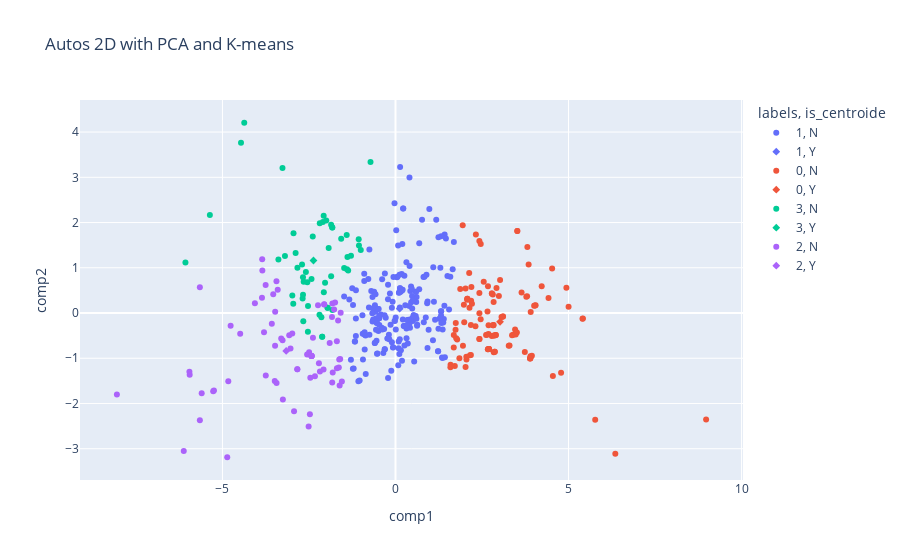

Notebook code cell kept with this figure:
### Code cell
df_2d_centroide = pd.DataFrame(data=pca.transform(kmeans.cluster_centers_), columns=["comp1","comp2"])
df_2d_centroide["is_centroide"] = "Y"
df_2d_centroide["labels"] = [str(i) for i in range(4)]
df_2d["is_centroide"] = "N"
df_2d_w_c = pd.concat((df_2d,df_2d_centroide), axis=0)

fig = px.scatter(df_2d_w_c, x="comp1", y="comp2", 
                 color="labels", custom_data=['Make', 'Model'],
                 symbol="is_centroide",
                 title="Autos 2D with PCA and K-means"
                )
fig.update_traces( hovertemplate='Comp1: %{x} <br>Comp2: %{y} <br>Brand: %{customdata[0]}-%{customdata[1]}')

### Figure 1 — Plotly figure (JSON) as saved in the notebook; plotly's stock layout.template omitted (floating-point values rounded to 4 significant figures; data arrays with more than 128 entries replaced by an {"elided": "..."} marker saying what was removed)
{"data": [{"customdata": {"elided": "196x2 str values"}, "hovertemplate": "Comp1: %{x} <br>Comp2: %{y} <br>Brand: %{customdata[0]}-%{customdata[1]}", "legendgroup": "1, N", "marker": {"color": "#636efa", "symbol": "circle"}, "mode": "markers", "name": "1, N", "orientation": "v", "showlegend": true, "type": "scatter", "x": {"elided": "196 float values"}, "xaxis": "x", "y": {"elided": "196 float values"}, "yaxis": "y"}, {"customdata": [[null, null]], "hovertemplate": "Comp1: %{x} <br>Comp2: %{y} <br>Brand: %{customdata[0]}-%{customdata[1]}", "legendgroup": "1, Y", "marker": {"color": "#636efa", "symbol": "diamond"}, "mode": "markers", "name": "1, Y", "orientation": "v", "showlegend": true, "type": "scatter", "x": [0.1202], "xaxis": "x", "y": [0.0965], "yaxis": "y"}, {"customdata": {"elided": "108x2 str values"}, "hovertemplate": "Comp1: %{x} <br>Comp2: %{y} <br>Brand: %{customdata[0]}-%{customdata[1]}", "legendgroup": "0, N", "marker": {"color": "#EF553B", "symbol": "circle"}, "mode": "markers", "name": "0, N", "orientation": "v", "showlegend": true, "type": "scatter", "x": [2.424, 1.986, 1.735, 2.463, 2.323, 3.907, 4.225, 2.869, 2.839, 2.869, 2.051, 2.077, 2.075, 3.295, 3.272, 3.104, 3.456, 3.107, 3.064, 2.193, 1.592, 2.839, 5.771, 8.975, 3.941, 4.548, 3.9, 2.179, 2.152, 3.737, 2.812, 1.942, 4.049, 4.031, 4.006, 2.899, 2.899, 2.867, 1.684, 3.802, 3.643, 2.836, 2.823, 2.817, 3.78, 4.526, 3.81, 1.976, 2.783, 2.311, 1.949, 3.52, 3.52, 2.425, 2.185, 1.587, 1.742, 2.424, 2.688, 2.618, 2.643, 2.179, 3.403, 3.368, 2.07, 2.047, 2.425, 2.425, 3.474, 2.7, 2.7, 2.7, 2.67, 2.67, 2.025, 4.938, 4.422, 2.025, 1.871, 2.785, 2.785, 2.689, 2.461, 2.549, 6.352, 2.129, 3.9, 3.889, 3.889, 5.415, 5.001, 5.404, 1.847, 1.714, 2.836, 3.847, 1.685, 3.507, 2.987, 2.673, 4.785, 3.022, 2.918, 1.782, 2.658, 1.755, 2.209, 2.138], "xaxis": "x", "y": [0.4416, -0.2026, -0.3722, 1.527, 1.737, 0.02143, 0.5931, -0.8569, -0.8652, -0.8569, -1.026, 0.3157, 0.3151, -0.717, -0.7233, -0.07911, -0.3644, -0.07827, -0.09025, 0.5753, -1.141, -0.4979, -2.357, -2.353, -0.9453, -1.391, -0.9567, -0.9282, -0.9357, -0.8602, 0.4098, 1.938, 0.1703, 0.1654, 0.1585, -0.4867, -0.4867, -0.4956, -0.7643, 0.3681, 0.4508, -0.2645, -0.2681, -0.2696, 0.3619, 0.9825, 1.457, 0.1822, -0.509, -0.2933, -0.7213, 1.814, 1.814, -0.002945, 0.2699, -1.201, -0.2213, 1.594, -0.4666, -0.4862, -0.479, -0.2648, -0.483, -0.4926, 0.2907, -0.9645, -0.572, -0.572, -0.4723, -0.7946, -0.7946, -0.7946, -0.803, -0.803, -1.194, 0.5569, 0.3343, 0.5415, 0.5313, 0.4305, 0.4305, -0.268, -0.1373, 0.6899, -3.109, 0.8856, -1.002, -1.005, -1.005, -0.1221, 0.1368, -0.125, -0.9981, -1.173, 0.2408, 1.074, -0.4877, -0.4286, 0.3768, 0.5937, -1.323, 0.728, 0.5557, -0.5829, 0.03449, -0.556, 0.2065, 0.1175], "yaxis": "y"}, {"customdata": [[null, null]], "hovertemplate": "Comp1: %{x} <br>Comp2: %{y} <br>Brand: %{customdata[0]}-%{customdata[1]}", "legendgroup": "0, Y", "marker": {"color": "#EF553B", "symbol": "diamond"}, "mode": "markers", "name": "0, Y", "orientation": "v", "showlegend": true, "type": "scatter", "x": [3.021], "xaxis": "x", "y": [-0.1937], "yaxis": "y"}, {"customdata": [["Audi", "A6 4.2 Quattro 4dr"], ["Audi", "S4 Quattro 4dr"], ["Audi", "RS 6 4dr"], ["Audi", "S4 Avant Quattro"], ["BMW", "X5 4.4i"], ["BMW", "545iA 4dr"], ["BMW", "745i 4dr"], ["BMW", "M3 convertible 2dr"], ["Cadillac", "SRX V8"], ["Cadillac", "Deville DTS 4dr"], ["Cadillac", "Seville SLS 4dr"], ["Cadillac", "XLR convertible 2dr"], ["Chevrolet", "Corvette 2dr"], ["Chevrolet", "Corvette convertible 2dr"], ["Dodge", "Viper SRT-10 convertible 2dr"], ["Ford", "Mustang GT Premium convertible 2dr"], ["Ford", "Thunderbird Deluxe convert w/hardtop 2d"], ["Infiniti", "M45 4dr"], ["Infiniti", "Q45 Luxury 4dr"], ["Infiniti", "FX45"], ["Jaguar", "S-Type 4.2 4dr"], ["Jaguar", "S-Type R 4dr"], ["Jaguar", "Vanden Plas 4dr"], ["Jaguar", "XJ8 4dr"], ["Jaguar", "XJR 4dr"], ["Jaguar", "XK8 coupe 2dr"], ["Jaguar", "XK8 convertible 2dr"], ["Jaguar", "XKR coupe 2dr"], ["Jaguar", "XKR convertible 2dr"], ["Land Rover", "Discovery SE"], ["Lexus", "GX 470"], ["Lexus", "GS 430 4dr"], ["Lexus", "LS 430 4dr"], ["Lexus", "SC 430 convertible 2dr"], ["Lincoln", "LS V8 Sport 4dr"], ["Lincoln", "LS V8 Ultimate 4dr"], ["Mercedes-Benz", "ML500"], ["Mercedes-Benz", "C32 AMG 4dr"], ["Mercedes-Benz", "CL500 2dr"], ["Mercedes-Benz", "CL600 2dr"], ["Mercedes-Benz", "CLK500 coupe 2dr (convertible)"], ["Mercedes-Benz", "E500 4dr"], ["Mercedes-Benz", "SL500 convertible 2dr"], ["Mercedes-Benz", "SL55 AMG 2dr"], ["Mercedes-Benz", "SL600 convertible 2dr"], ["Mercedes-Benz", "E500"], ["Pontiac", "Bonneville GXP 4dr"], ["Pontiac", "GTO 2dr"], ["Porsche", "Cayenne S"], ["Porsche", "911 GT2 2dr"], ["Volkswagen", "Passat W8 4MOTION 4dr"], ["Volkswagen", "Phaeton W12 4dr"], ["Volkswagen", "Passat W8"]], "hovertemplate": "Comp1: %{x} <br>Comp2: %{y} <br>Brand: %{customdata[0]}-%{customdata[1]}", "legendgroup": "3, N", "marker": {"color": "#00cc96", "symbol": "circle"}, "mode": "markers", "name": "3, N", "orientation": "v", "showlegend": true, "type": "scatter", "x": [-2.035, -2.075, -2.947, -2.0, -2.7, -2.071, -2.664, -1.003, -2.981, -2.531, -2.141, -1.569, -1.826, -1.827, -4.37, -1.055, -1.483, -2.426, -2.672, -2.833, -1.823, -2.673, -2.118, -2.118, -2.954, -1.286, -1.388, -2.098, -2.188, -2.391, -2.653, -1.859, -2.196, -1.41, -1.963, -1.963, -3.194, -1.063, -2.684, -5.363, -1.931, -2.589, -1.859, -3.265, -4.464, -2.548, -2.527, -2.886, -3.383, -0.7215, -1.368, -6.069, -1.403], "xaxis": "x", "y": [0.6716, 2.149, 1.764, 2.043, 1.073, 0.4582, -0.1816, 1.394, 0.3854, -0.4157, -0.09576, 1.641, 1.891, 1.89, 4.206, 1.494, 0.994, 0.7521, 0.4052, 1.002, 0.06768, 0.7928, -0.5236, -0.5236, 0.2053, 1.267, 1.239, 2.01, 1.985, 1.693, 0.6929, 0.8109, -0.0385, 1.724, 0.1181, 0.1181, 1.258, 1.63, 0.3181, 2.167, 1.437, 0.908, 1.952, 3.206, 3.761, 0.6795, 0.1544, 1.325, 1.181, 3.341, 0.9414, 1.118, 0.9659], "yaxis": "y"}, {"customdata": [[null, null]], "hovertemplate": "Comp1: %{x} <br>Comp2: %{y} <br>Brand: %{customdata[0]}-%{customdata[1]}", "legendgroup": "3, Y", "marker": {"color": "#00cc96", "symbol": "diamond"}, "mode": "markers", "name": "3, Y", "orientation": "v", "showlegend": true, "type": "scatter", "x": [-2.37], "xaxis": "x", "y": [1.16], "yaxis": "y"}, {"customdata": {"elided": "71x2 str values"}, "hovertemplate": "Comp1: %{x} <br>Comp2: %{y} <br>Brand: %{customdata[0]}-%{customdata[1]}", "legendgroup": "2, N", "marker": {"color": "#ab63fa", "symbol": "circle"}, "mode": "markers", "name": "2, N", "orientation": "v", "showlegend": true, "type": "scatter", "x": [-3.07, -3.034, -2.239, -4.062, -2.385, -5.954, -4.831, -3.858, -2.06, -2.06, -5.267, -2.213, -6.118, -3.403, -1.637, -1.901, -3.263, -1.692, -2.51, -2.327, -8.05, -3.479, -1.835, -2.427, -2.427, -2.496, -1.814, -3.748, -5.246, -3.488, -3.477, -5.947, -1.584, -4.861, -5.6, -2.461, -1.598, -1.626, -5.653, -3.437, -1.695, -3.752, -3.533, -4.764, -3.439, -2.837, -2.837, -3.254, -2.183, -3.851, -2.553, -3.302, -1.659, -2.425, -2.425, -2.425, -2.983, -2.079, -1.824, -4.487, -1.614, -1.828, -5.653, -1.549, -3.799, -3.847, -2.473, -2.931, -1.773, -3.574, -1.745], "xaxis": "x", "y": [-0.491, -0.7831, 0.1741, 0.2133, -0.5456, -1.297, -1.507, 0.3392, 0.1914, 0.1888, -1.732, -1.111, -3.052, 0.513, -1.205, -0.6622, -0.6043, -1.22, -2.507, -1.399, -1.8, -0.7211, -0.08695, -0.9507, -0.9507, -0.8677, -1.316, -1.383, -1.711, -1.504, 0.02572, -1.362, 0.007053, -3.188, -1.774, -1.431, -1.018, -1.026, 0.5682, -1.55, -0.6219, 0.6191, 0.4128, -0.2795, 0.7017, -1.241, -1.241, -1.914, -1.292, 1.187, -0.9152, -0.5618, -0.1649, -0.95, -0.95, -0.95, -0.4535, -1.25, 0.2078, -0.4607, -1.603, -1.536, -2.37, -1.513, -0.4237, 0.9391, -2.237, -2.17, 0.07726, -0.2352, 0.232], "yaxis": "y"}, {"customdata": [[null, null]], "hovertemplate": "Comp1: %{x} <br>Comp2: %{y} <br>Brand: %{customdata[0]}-%{customdata[1]}", "legendgroup": "2, Y", "marker": {"color": "#ab63fa", "symbol": "diamond"}, "mode": "markers", "name": "2, Y", "orientation": "v", "showlegend": true, "type": "scatter", "x": [-3.158], "xaxis": "x", "y": [-0.8379], "yaxis": "y"}], "layout": {"legend": {"title": {"text": "labels, is_centroide"}, "tracegroupgap": 0}, "title": {"text": "Autos 2D with PCA and K-means"}, "xaxis": {"anchor": "y", "domain": [0, 1], "title": {"text": "comp1"}}, "yaxis": {"anchor": "x", "domain": [0, 1], "title": {"text": "comp2"}}}}
